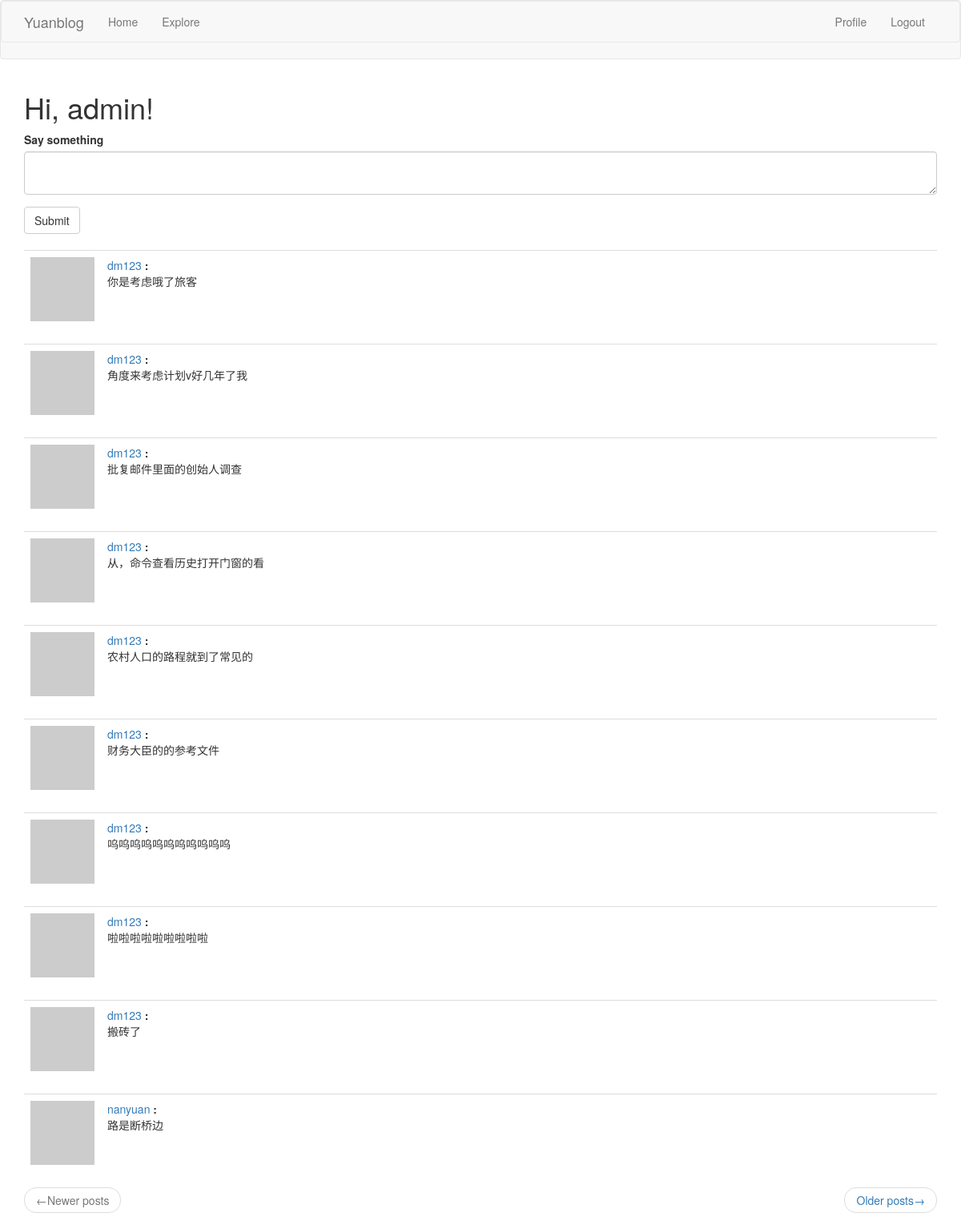
Before: /index (signed in) with the older database file.
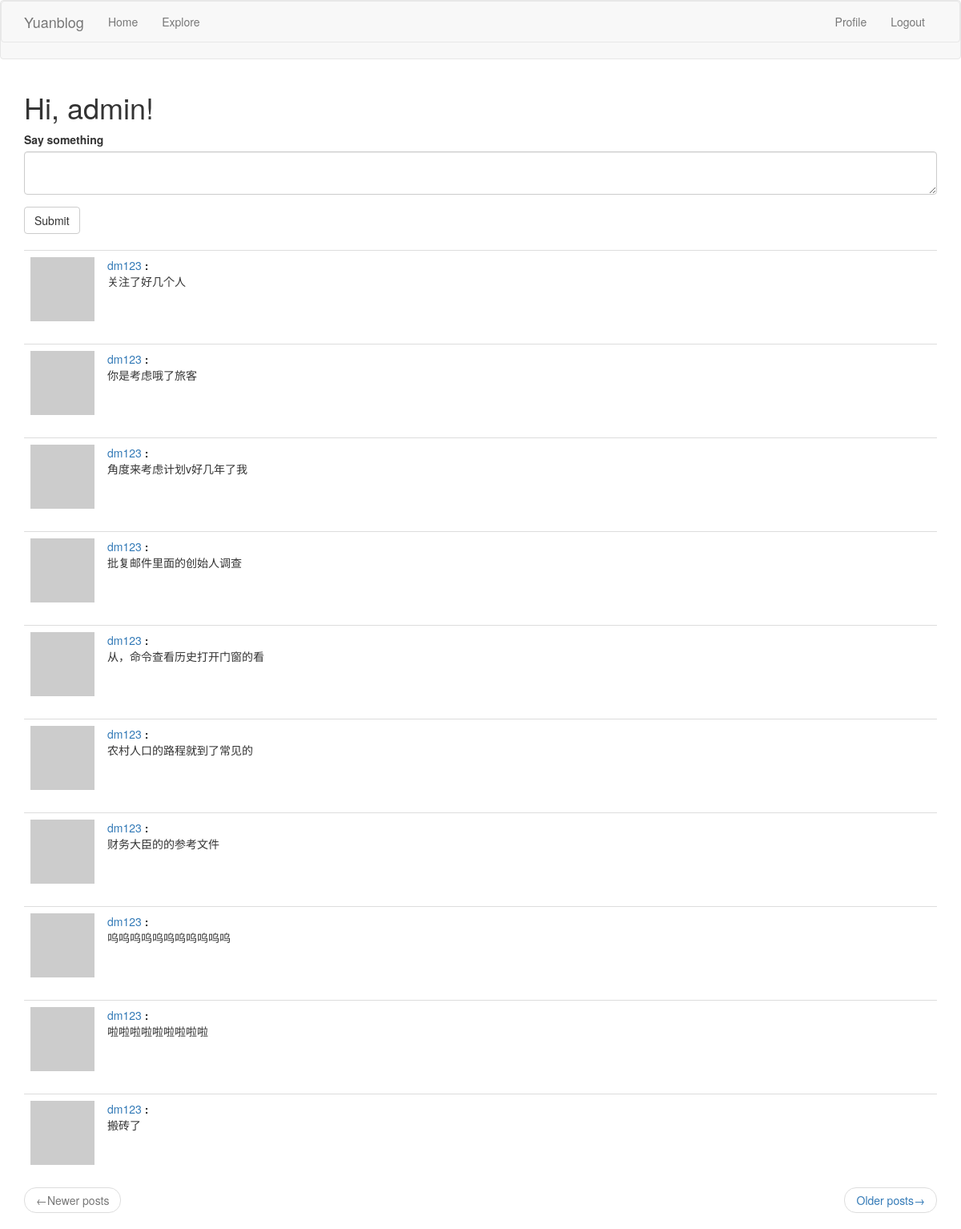
After: the same page with the newer database file.
### app/models.py (models this page shows, shortened)
class User(UserMixin, db.Model):
    id = db.Column(db.Integer, primary_key=True)
    username = db.Column(db.String(64), index=True, unique=True)
    email = db.Column(db.String(128), index=True, unique=True)
    password_hash = db.Column(db.String(128))
    posts = db.relationship('Post', backref='author', lazy='dynamic')
    about_me = db.Column(db.String(140))
    last_date = db.Column(db.DateTime, default=datetime.utcnow)
    followed = db.relationship(
        'User', secondary=followers,
        primaryjoin=(followers.c.follower_id == id),
        secondaryjoin=(followers.c.followed_id == id),
        backref=db.backref('followers', lazy='dynamic'), lazy='dynamic')
    def avatar(self, size):
        digest = hashlib.md5(self.email.lower().encode('utf-8')).hexdigest()
        return 'https://www.gravatar.com/avatar/{}?d=identicon&s={}'.format(digest, size)
    def followed_posts(self):
        followed = Post.query.join(
            followers, (followers.c.followed_id == Post.user_id)).filter(
            followers.c.follower_id == self.id)
        own = Post.query.filter_by(user_id=self.id)
        return followed.union(own).order_by(Post.timestamp.desc())
    @login.user_loader
    def load_user(id):
        return User.query.get(int(id))

class Post(db.Model):
    id = db.Column(db.Integer, primary_key=True)
    body = db.Column(db.String(140))
    timestamp = db.Column(db.DateTime, index=True, default=datetime.utcnow)
    user_id = db.Column(db.Integer, db.ForeignKey('user.id'))

### app/routes.py (the view)
@app.route('/', methods=['GET', 'POST'])
@app.route('/index', methods=['GET', 'POST'])
@login_required
def index():
    form = PostForm()
    if form.validate_on_submit():
        post = Post(body=form.post.data, author=current_user)
        db.session.add(post)
        db.session.commit()
        flash('Your post is now live!')
        return redirect(url_for('index'))
    page = request.args.get('page', 1, type=int)
    posts = current_user.followed_posts().paginate(page, app.config['POSTS_PER_PAGE'], False)
    next_url = url_for('index', page=posts.next_num) \
        if posts.has_next else None
    prev_url = url_for('index', page=posts.prev_num) \
        if posts.has_prev else None
    return render_template('index.html', title='Home', form=form,
                           posts=posts.items, next_url=next_url,
                           prev_url=prev_url)

### app/forms.py
class PostForm(FlaskForm):
    post = TextAreaField('Say something', validators=[DataRequired()])
    submit = SubmitField('Submit')

### app/routes.py (called while the page is built)
@app.before_request
def before_request():
    if current_user.is_authenticated:
        current_user.last_date = datetime.utcnow()
        db.session.commit()

### app/templates/index.html
{% extends "base.html" %}
{% import 'bootstrap/wtf.html' as wtf %}
{% block app_content %}
    <h1>Hi, {{ current_user.username }}!</h1>
    {% if form %}
    {{ wtf.quick_form(form) }}
        <br>
    {% endif %}
    {% for post in posts %}
        {% include '_post.html' %}
    {% endfor %}
    <nav aria-label="...">
        <ul class="pager">
            <li class="previous{% if not prev_url %} disabled{% endif %}">
                <a href="{{ prev_url or '#'}}">
                    <span aria-hidden="true">&larr;</span>Newer posts
                </a>
            </li>
            <li class="next{% if not next_url %} disabled{% endif %}">
                <a href="{{ next_url or '#' }}">
                    Older posts<span aria-hidden="true">&rarr;</span>
                </a>
            </li>
        </ul>
    </nav>
{% endblock %}

### app/templates/base.html (shortened to what this page needs)
{% extends 'bootstrap/base.html' %}
{% block navbar %}
<nav class="navbar navbar-default">
 <nav class="navbar navbar-default">
        <div class="container">
            <div class="navbar-header">
                <a class="navbar-brand" href="{{ url_for('index') }}">Yuanblog</a>
            </div>
            <div class="collapse navbar-collapse" id="bs-example-navbar-collapse-1">
                <ul class="nav navbar-nav">
                    <li><a href="{{ url_for('index') }}">Home</a></li>
                    <li><a href="{{ url_for('explore') }}">Explore</a></li>
                </ul>
                <ul class="nav navbar-nav navbar-right">
                    {% if current_user.is_anonymous %}
                        <li><a href="{{ url_for('login') }}">Login</a></li>
                    {% else %}
                        <li><a href="{{ url_for('user', username=current_user.username) }}">Profile</a></li>
                        <li><a href="{{ url_for('logout') }}">Logout</a></li>
                    {% endif %}
                </ul>
            </div>
        </div>
    </nav>
</nav>
{% endblock %}
{%  block content %}
    <div class="container">
    {% block app_content %}
    {% endblock %}
    </div>
{% endblock %}

### app/templates/_post.html
<table class="table table-hover">
    <tr>
        <td width="70px">
            <a href="{{ url_for('user', username=post.author.username) }}">
                <img src="{{ post.author.avatar(70) }}">
            </a>
        </td>
        <td>
            <a href="{{ url_for('user', username=post.author.username) }}">
                    {{ post.author.username }}
                </a><b>:</b>
            <br>
            <p>{{ post.body }}</p>
        </td>
    </tr>
</table>

Changed rows visible on the page:
no longer on this page (row unchanged): Post: author.username "nanyuan", body "路是断桥边"
added Post: author.username "dm123", body "关注了好几个人"
